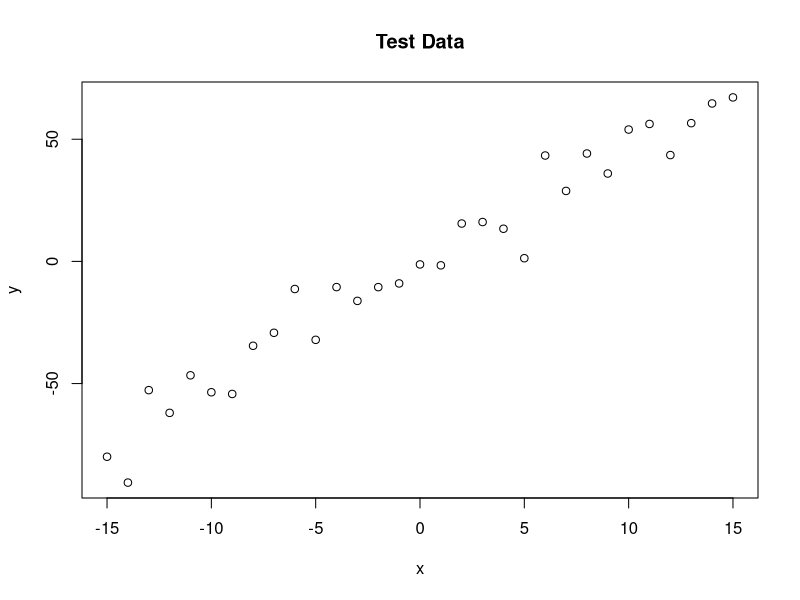
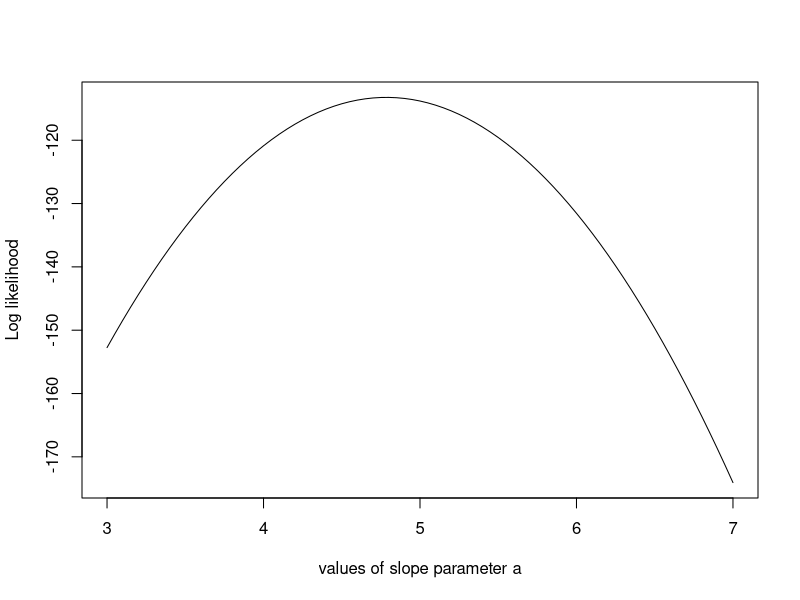
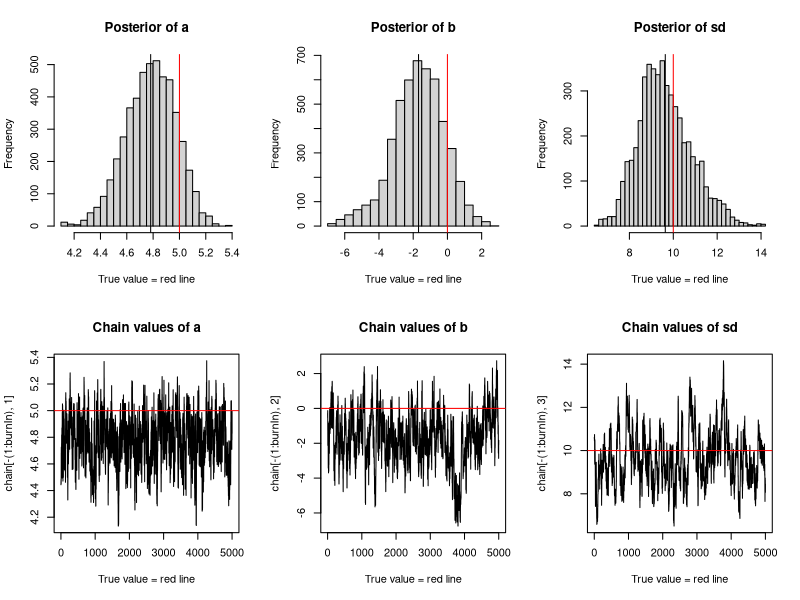

These figures' R source, in order:
trueA <- 5   # true slope
trueB <- 0   # true intercept
trueSd <- 10 # true error term std
sampleSize <- 31 #  number of realized data points

# create independent x-values: from -15 to 15
x <- (-(sampleSize-1)/2):((sampleSize-1)/2)
# create dependent values according to ax + b + N(0,sd)
y <-  trueA * x + trueB + rnorm(n=sampleSize,mean=0,sd=trueSd)

# plot the realized test data
plot(x,y, main="Test Data")


# define a function "likelihood", where input is a 3-dimension vector
likelihood <- function(param){
  a = param[1]   # 1st is slope
  b = param[2]   # 2nd is intercept
  sd = param[3]  # 3rd is error's std
  
  pred = a*x + b   # a vector of fitted response ys'
  
  # a vector of fitted response ys' log-likelihood
  singlelikelihoods = dnorm(y, mean = pred, sd = sd, log = T) 
  
  # sum of that vector of log-likelihood, assuming independence
  sumll = sum(singlelikelihoods)
  return(sumll)   # return the full test data log-likelihood(a scalar)
}

# Example: plot the likelihood profile of the slope a
slopevalues <- function(x){return(likelihood(c(x, trueB, trueSd)))} # fix the intercept, error std in the true, and test data
slopelikelihoods <- lapply(seq(3, 7, by=.05), slopevalues ) # return a list of log-like, w.r.t. a vector of slopes
# plot the slopes and the corresponding log-likelihoods
plot (seq(3, 7, by=.05), slopelikelihoods , type="l", xlab = "values of slope parameter a", ylab = "Log likelihood") 

# define a function "prior", where input is a 3-dimension vector
prior <- function(param){
  a = param[1]   # 1st is slope
  b = param[2]   # 2nd is intercept
  sd = param[3]  # 3rd is error's std
  
  aprior = dunif(a, min=0, max=10, log = T) # log-probability of a given slope from Uni(0,10)
  bprior = dnorm(b, sd = 5, log = T) # log-probability of a given intercept from N(0, 25)
  sdprior = dunif(sd, min=0, max=30, log = T) # log-probability of a given error std from Uni(0, 30)
  
  # assuming independence of prior parameters, return their joint log-probability
  return(aprior+bprior+sdprior)
}

# define a function "posterior", where input is a 3-dimension vector
posterior <- function(param){
  return (likelihood(param) + prior(param)) # since f(param)f(data | param) prop to f(param | data)
}


######## Metropolis algorithm ################

# define a function "proposalfunction", given a 3-dimension vector parameter
proposalfunction <- function(param){
  
  # sample 3 independent normals from N(param[1], 0.01), N(param[2], 0.25), N(param[3], 0.09), respectively
  return(rnorm(3,mean = param, sd= c(0.1,0.5,0.3)))  
}

# define a function "run_metropolis_MCMC", where inputs are 3-dim vector of parameters, and # of iterations of MCMC
run_metropolis_MCMC <- function(startvalue, iterations){
  chain = array(dim = c(iterations+1,3)) # create a iterations+1 by 3 matrix
  chain[1,] = startvalue # the first row is the starting vlaue
  for (i in 1:iterations){  
    proposal = proposalfunction(chain[i,]) # proposal parameters at current values, which are in the previous row
    
    # posterior probability ratio  at proposal parameters versus at current parametrs (not log scale)
    probab = exp(posterior(proposal) - posterior(chain[i,])) 
    if (runif(1) < probab){  # sample from a uni(0,1). If it is smaller than that ratio, 
      chain[i+1,] = proposal  # then fill in the current row the proposal parameters
    }else{
      chain[i+1,] = chain[i,]  # Otherwise, fill in the current row the current parameters
    }
  }
  return(chain)
}

startvalue = c(4,0,10) # let initial start be: slope = 4, intercept = 0, error std = 10
chain = run_metropolis_MCMC(startvalue, 10000) # run 10000 times, and save the chain 

burnIn = 5000 # throw out the first 5000 rows of chain


# compute the proportion of unique values in burned-in chain
acceptance = 1-mean(duplicated(chain[-(1:burnIn),]))

### Summary: #######################

par(mfrow = c(2,3)) # frame the graphes to be determined in 2 by 3

# plot a histogram of the 1st column of chain, which is slopes, with 30 bins.
hist(chain[-(1:burnIn),1],nclass=30, , main="Posterior of a", xlab="True value = red line" )
# superimpose a black vertical line indicating mean of 1st column
abline(v = mean(chain[-(1:burnIn),1]))
# superimpose a red vertical line indicating the true value of the slope
abline(v = trueA, col="red" )

# plot a histogram of the 2nd column of chain, which is intercepts, with 30 bins.
hist(chain[-(1:burnIn),2],nclass=30, main="Posterior of b", xlab="True value = red line")
# superimpose a black vertical line indicating mean of 2nd column
abline(v = mean(chain[-(1:burnIn),2]))
# superimpose a red vertical line indicating the true value of the intercept
abline(v = trueB, col="red" )

# plot a histogram of the 3rd column of chain, which is error std's, with 30 bins.
hist(chain[-(1:burnIn),3],nclass=30, main="Posterior of sd", xlab="True value = red line")
# superimpose a black vertical line indicating mean of 3rd column
abline(v = mean(chain[-(1:burnIn),3]) )
# superimpose a red vertical line indicating the true value of the error std
abline(v = trueSd, col="red" )

# plot a series of the 1st column of chain after burning-in the first 5000.
plot(chain[-(1:burnIn),1], type = "l", xlab="True value = red line" , main = "Chain values of a")
# superimpose a red horizontal line indicating the true value of the slope
abline(h = trueA, col="red" )

# plot a series of the 2nd column of chain after burning-in the first 5000.
plot(chain[-(1:burnIn),2], type = "l", xlab="True value = red line" , main = "Chain values of b")
# superimpose a red horizontal line indicating the true value of the intercept
abline(h = trueB, col="red" )

# plot a series of the 3rd column of chain after burning-in the first 5000.
plot(chain[-(1:burnIn),3], type = "l", xlab="True value = red line" , main = "Chain values of sd")
# superimpose a red horizontal line indicating the true value of the error std
abline(h = trueSd, col="red" )

# for comparison:
summary(lm(y~x))  # OLS of test data

